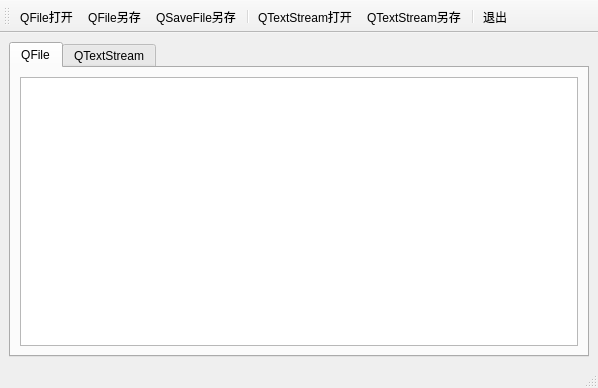
<?xml version="1.0" encoding="UTF-8"?>
<ui version="4.0">
 <class>QtFileStream</class>
 <widget class="QMainWindow" name="QtFileStream">
  <property name="geometry">
   <rect>
    <x>0</x>
    <y>0</y>
    <width>598</width>
    <height>388</height>
   </rect>
  </property>
  <property name="windowTitle">
   <string>QtFileStream</string>
  </property>
  <widget class="QWidget" name="centralwidget">
   <layout class="QGridLayout" name="gridLayout">
    <item row="0" column="0">
     <widget class="QTabWidget" name="tabWidget">
      <property name="currentIndex">
       <number>0</number>
      </property>
      <widget class="QWidget" name="tabFile">
       <attribute name="icon">
        <iconset resource="res.qrc">
         <normaloff>:/icon_file/bianji.svg</normaloff>:/icon_file/bianji.svg</iconset>
       </attribute>
       <attribute name="title">
        <string>QFile</string>
       </attribute>
       <layout class="QGridLayout" name="gridLayout_2">
        <item row="0" column="0">
         <widget class="QPlainTextEdit" name="plainFile"/>
        </item>
       </layout>
      </widget>
      <widget class="QWidget" name="QTextStream">
       <attribute name="icon">
        <iconset resource="res.qrc">
         <normaloff>:/icon_file/bianji_1.svg</normaloff>:/icon_file/bianji_1.svg</iconset>
       </attribute>
       <attribute name="title">
        <string>QTextStream</string>
       </attribute>
       <layout class="QGridLayout" name="gridLayout_3">
        <item row="0" column="0">
         <widget class="QPlainTextEdit" name="plainStream"/>
        </item>
       </layout>
      </widget>
     </widget>
    </item>
   </layout>
  </widget>
  <widget class="QStatusBar" name="statusbar"/>
  <widget class="QToolBar" name="toolBar">
   <property name="windowTitle">
    <string>toolBar</string>
   </property>
   <property name="toolButtonStyle">
    <enum>Qt::ToolButtonTextUnderIcon</enum>
   </property>
   <attribute name="toolBarArea">
    <enum>TopToolBarArea</enum>
   </attribute>
   <attribute name="toolBarBreak">
    <bool>false</bool>
   </attribute>
   <addaction name="actionQFileOpen"/>
   <addaction name="actionQFileSaveAs"/>
   <addaction name="actionQSaveFile"/>
   <addaction name="separator"/>
   <addaction name="actionQTextStreamOpen"/>
   <addaction name="actionQTextStreamSaveAs"/>
   <addaction name="separator"/>
   <addaction name="actionQuit"/>
  </widget>
  <action name="actionQFileOpen">
   <property name="icon">
    <iconset resource="res.qrc">
     <normaloff>:/icon_file/doc.svg</normaloff>:/icon_file/doc.svg</iconset>
   </property>
   <property name="text">
    <string>QFile打开</string>
   </property>
  </action>
  <action name="actionQFileSaveAs">
   <property name="icon">
    <iconset resource="res.qrc">
     <normaloff>:/icon_file/lingcunwei.svg</normaloff>:/icon_file/lingcunwei.svg</iconset>
   </property>
   <property name="text">
    <string>QFile另存</string>
   </property>
  </action>
  <action name="actionQSaveFile">
   <property name="icon">
    <iconset resource="res.qrc">
     <normaloff>:/icon_file/jurassic_saveas.svg</normaloff>:/icon_file/jurassic_saveas.svg</iconset>
   </property>
   <property name="text">
    <string>QSaveFile另存</string>
   </property>
  </action>
  <action name="actionQTextStreamOpen">
   <property name="icon">
    <iconset resource="res.qrc">
     <normaloff>:/icon_file/dakai_1.svg</normaloff>:/icon_file/dakai_1.svg</iconset>
   </property>
   <property name="text">
    <string>QTextStream打开</string>
   </property>
  </action>
  <action name="actionQTextStreamSaveAs">
   <property name="icon">
    <iconset resource="res.qrc">
     <normaloff>:/icon_file/quanbubaocungongzuobiao.svg</normaloff>:/icon_file/quanbubaocungongzuobiao.svg</iconset>
   </property>
   <property name="text">
    <string>QTextStream另存</string>
   </property>
  </action>
  <action name="actionQuit">
   <property name="icon">
    <iconset resource="res.qrc">
     <normaloff>:/icon_file/tuichu.svg</normaloff>:/icon_file/tuichu.svg</iconset>
   </property>
   <property name="text">
    <string>退出</string>
   </property>
  </action>
 </widget>
 <resources>
  <include location="res.qrc"/>
 </resources>
 <connections>
  <connection>
   <sender>actionQuit</sender>
   <signal>triggered()</signal>
   <receiver>QtFileStream</receiver>
   <slot>close()</slot>
   <hints>
    <hint type="sourcelabel">
     <x>-1</x>
     <y>-1</y>
    </hint>
    <hint type="destinationlabel">
     <x>298</x>
     <y>193</y>
    </hint>
   </hints>
  </connection>
 </connections>
</ui>
